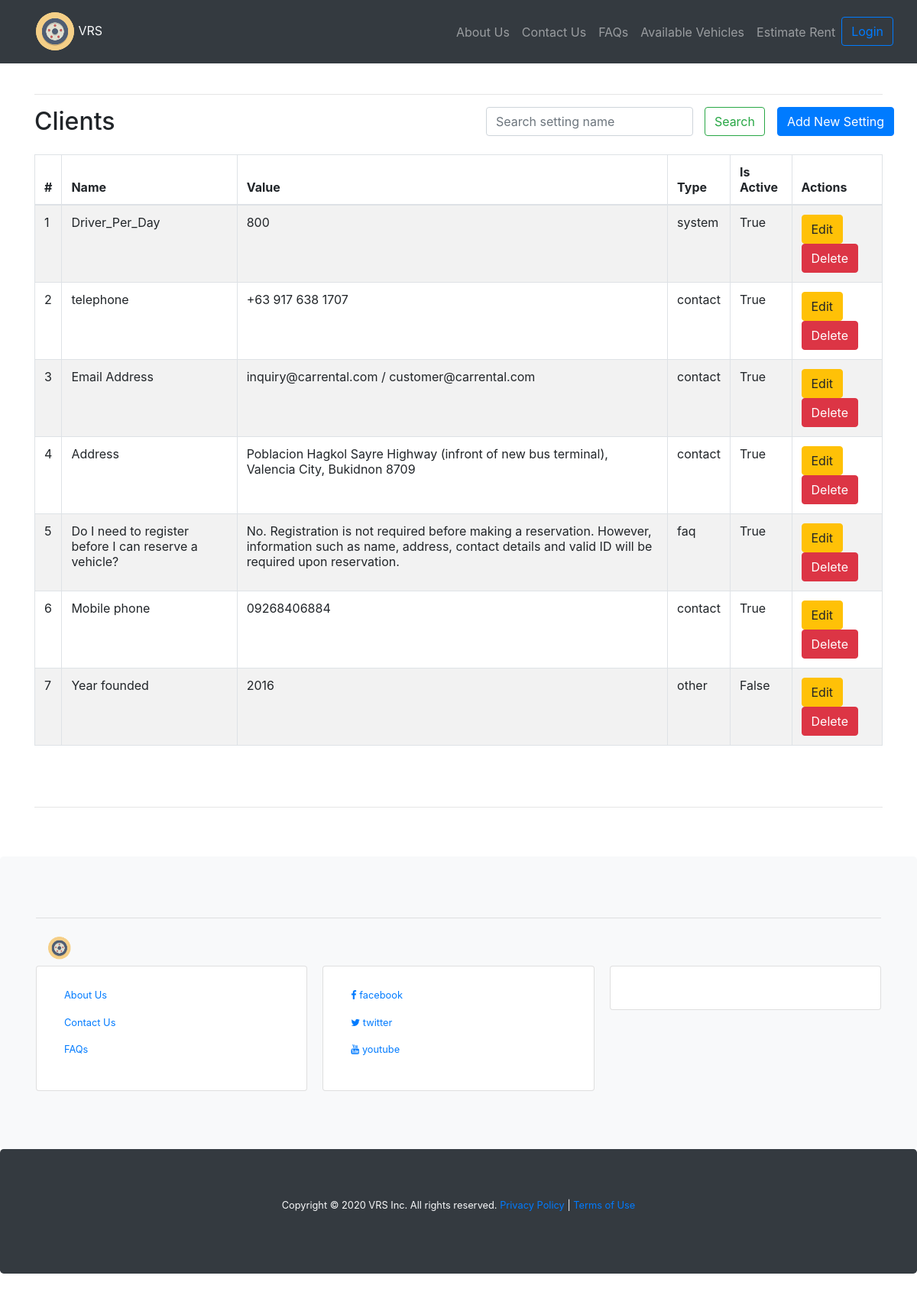
The app's page /index.php/settings, older data.
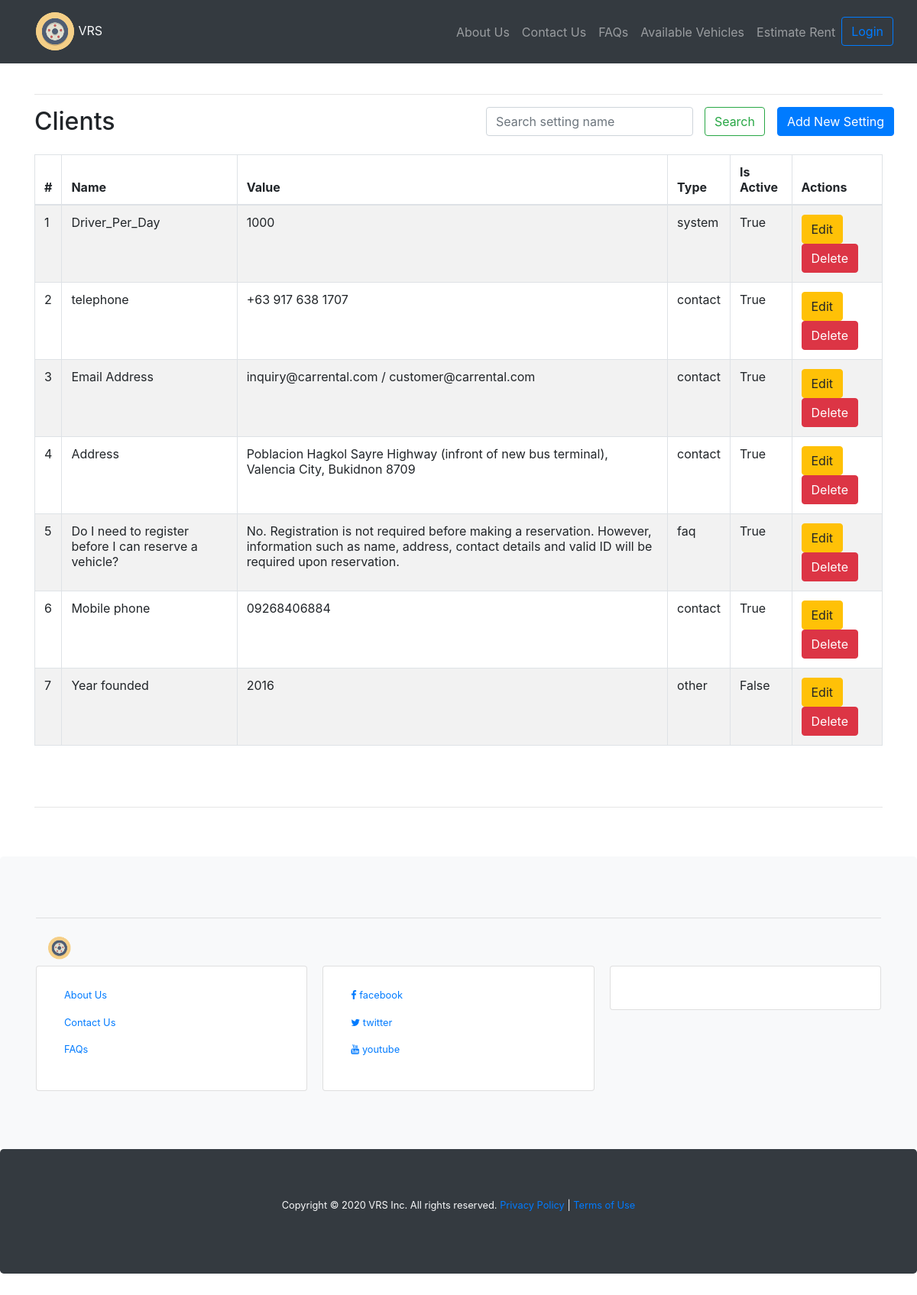
The same page, newer data.
### tables this page shows
CREATE TABLE `settings` (
  `Id` int(11) NOT NULL,
  `name` varchar(255) NOT NULL,
  `value` text NOT NULL,
  `type` varchar(20) NOT NULL,
  `Is_Active` bit(1) NOT NULL
);

### application/controllers/Settings.php (called while the page is built, shortened)
<?php
	class Settings extends CI_Controller{
		public function index(){
			$data['title'] = 'Settings';
			$data['settings'] = $this->Setting_model->get_settings(null,null);
			$data['filter'] = $this->input->post('setting_filter');
			$this->load->view('templates/header');
			$this->load->view('settings/index', $data);
			$this->load->view('templates/footer');
		}
	}

### index.php (called while the page is built, shortened)
<?php
require_once BASEPATH.'core/CodeIgniter.php';

### application/models/Setting_model.php (called while the page is built, shortened)
<?php
	class Setting_model extends CI_Model{
		public function get_settings($id,$name){
      if(isset($id)){
        $query=$this->db->get_where('settings', array('id' => $id));
        return $query->row_array();
      }else if(isset($name)){
				$query=$this->db->get_where('settings', array('name' => $name));
				return $query->row_array();
			}
			else {
				$query=$this->db->get_where('settings', array('name LIKE '=>'%'.$this->input->post('setting_filter').'%'));
  			return $query->result_array();
      }
		}
	}

### application/views/settings/index.php (the view, shortened to what this page needs)
  <?php echo form_open('settings/index'); ?>
    <div class="row">
      <div class="col">
        <h2>Clients</h2>
      </div>
      <div class="col-lg-4">
        <div class="row">
          <div class="col">
            <input class="form-control" name="setting_filter" value="<?= $filter;?>" type="search" placeholder="Search setting name" aria-label="Search">
          </div class="col-lg-1">
          <div>
            <button class="btn btn-outline-success lg-12" type="submit">Search</button>
          </div>
        </div>
      </div>
        <div class="float-right pl-3">
          <a href="<?php echo base_url(); ?>settings/create" class="btn btn-primary">Add New Setting</a>
        </div>
    </div>
  </form>
<div>
<table class="table table-striped table-hover table-bordered">
  <thead>
    <tr>
      <th scope="col">#</th>
      <th scope="col">Name</th>
      <th scope="col">Value</th>
      <th scope="col">Type</th>
      <th scope="col">Is Active</th>
      <th scope="col">Actions</th>
    </tr>
  </thead>
  <tbody>
    <?php
    $counter=0;
      foreach($settings as $setting){
        $counter++;
        echo '<tr>';
        echo '<td>'.$counter.'</td>';
        echo '<td>'.$setting['name'].'</td>';
        echo '<td>'.$setting['value'].'</td>';
        echo '<td>'.$setting['type'].'</td>';
        echo '<td>'.($setting['Is_Active']==1 ? 'True' : 'False').'</td>';
        echo '
        <td>
        <a class="btn btn-warning" href="'.base_url().'settings/edit/'.$setting['Id'].'">Edit</a>
        <a class="btn btn-danger" href="'.base_url().'settings/delete/'.$setting['Id'].'">Delete</a>
        </td>';
        echo '</tr> ';
      }
    ?>
  </tbody>
</table>
</div>

Row changes from the older to the newer data that the page shows:
changed settings "Driver_Per_Day": value "800" → "1000"
